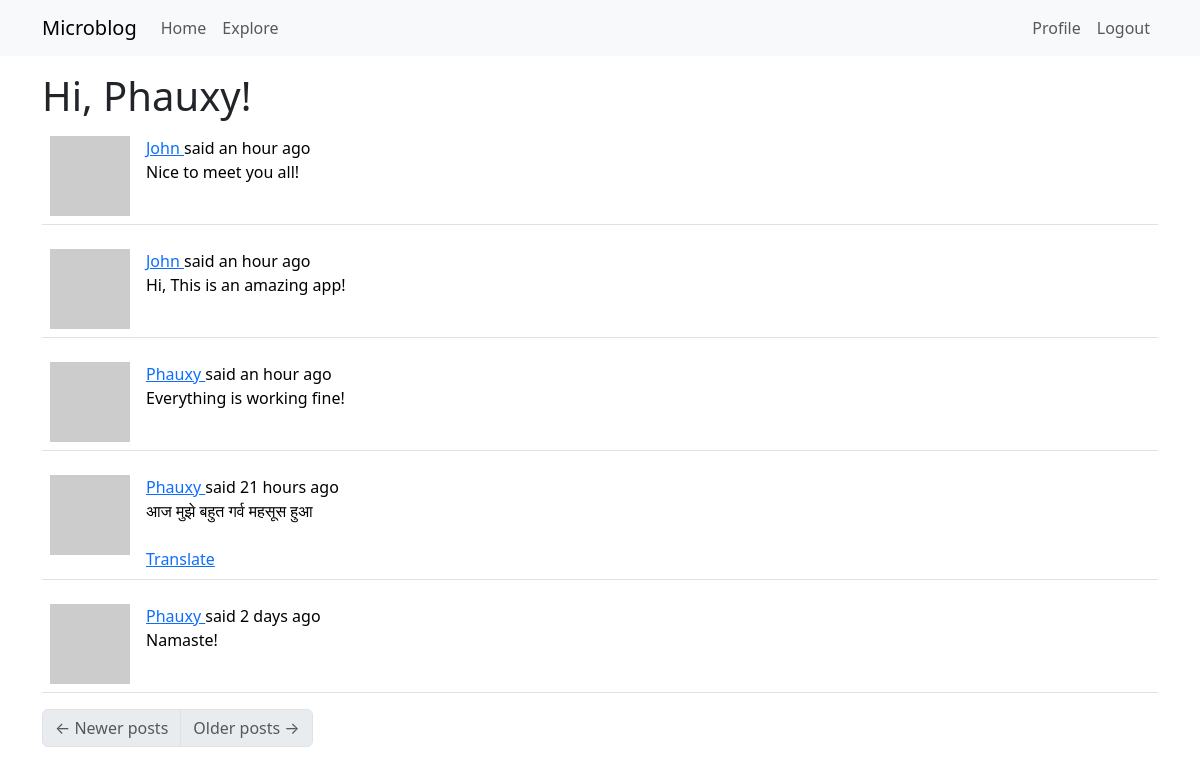
The page /explore (signed in) on the database its author committed.
### app/models.py (models this page shows, shortened)
class User(UserMixin, db.Model):
    id: so.Mapped[int] = so.mapped_column(primary_key=True)
    username: so.Mapped[str] = so.mapped_column(sa.String(64), index=True,
                                                unique=True)
    email: so.Mapped[str] = so.mapped_column(sa.String(120), index=True,
                                             unique=True)
    password_hash: so.Mapped[Optional[str]] = so.mapped_column(sa.String(256))
    posts: so.WriteOnlyMapped['Post'] = so.relationship(
        back_populates='author')
    about_me: so.Mapped[Optional[str]] = so.mapped_column(sa.String(140))
    last_seen: so.Mapped[Optional[datetime]] = so.mapped_column(
        default=lambda: datetime.now(timezone.utc))
    following: so.WriteOnlyMapped['User'] = so.relationship(
        secondary=followers, primaryjoin=(followers.c.follower_id == id),
        secondaryjoin=(followers.c.followed_id == id),
        back_populates='followers'
    )
    followers: so.WriteOnlyMapped['User'] = so.relationship(
        secondary=followers, primaryjoin=(followers.c.followed_id == id),
        secondaryjoin=(followers.c.follower_id == id),
        back_populates='following'
    )
    def avatar(self, size):
        digest = md5(self.email.lower().encode('utf-8')).hexdigest()
        return f'https://www.gravatar.com/avatar/{digest}?d=identicon&s={size}'

class Post(db.Model):
    id: so.Mapped[int] = so.mapped_column(primary_key=True)
    body: so.Mapped[str] = so.mapped_column(sa.String(140))
    timestamp: so.Mapped[datetime] = so.mapped_column(
        index=True, default=lambda: datetime.now(timezone.utc))
    user_id: so.Mapped[int] = so.mapped_column(sa.ForeignKey(User.id),
                                               index=True)
    author: so.Mapped[User] = so.relationship(back_populates='posts')
    language: so.Mapped[Optional[str]] = so.mapped_column(sa.String(5))

### app/main/routes.py (the view)
@bp.route('/explore')
@login_required
def explore():
    page = request.args.get('page', 1, type=int)
    query = sa.select(Post).order_by(Post.timestamp.desc())
    posts = db.paginate(query, page=page,
                        per_page=current_app.config['POSTS_PER_PAGE'], error_out=False)
    next_url = url_for('main.explore', page=posts.next_num) \
        if posts.has_next else None
    prev_url = url_for('main.explore', page=posts.prev_num) \
        if posts.has_prev else None
    return render_template('index.html', title=_('Explore'),
                           posts=posts.items, next_url=next_url,
                           prev_url=prev_url)

### app/__init__.py (called while the page is built)
def get_locale():
    return request.accept_languages.best_match(current_app.config['LANGUAGES'])

### app/main/routes.py (called while the page is built)
@bp.before_request
def before_request():
    if current_user.is_authenticated:
        current_user.last_seen = datetime.now(timezone.utc)
        db.session.commit()
    g.locale = str(get_locale())

### app/models.py (called while the page is built)
@login.user_loader
def load_user(id):
    return db.session.get(User, int(id))

### app/templates/index.html (shortened to what this page needs)
{% extends "base.html" %}
{% import "bootstrap_wtf.html" as wtf %}
{% block content %}
    <h1>{{ _('Hi, %(username)s!', username=current_user.username) }}</h1>
    {% for post in posts %}
        {% include '_post.html' %}
    {% endfor %}
    <nav aria-label="Post navigation">
        <ul class="pagination">
            <li class="page-item{% if not prev_url %} disabled{% endif %}">
                <a class="page-link" href="{{ prev_url }}">
                    <span aria-hidden="true">&larr;</span> {{ _('Newer posts') }}
                </a>
            </li>
            <li class="page-item{% if not next_url %} disabled{% endif %}">
                <a class="page-link" href="{{ next_url }}">
                    {{ _('Older posts') }} <span aria-hidden="true">&rarr;</span>
                </a>
            </li>
        </ul>
    </nav>
{% endblock %}

### app/templates/_post.html (shortened to what this page needs)
    <table class="table table-hover">
        <tr>
            <td width="70px">
                <a href="{{ url_for('main.user', username=post.author.username) }}">
                    <img src="{{ post.author.avatar(70) }}" />
                </a>
            </td>
            <td>
                {{ _('%(username)s said %(when)s',
                    username=user_link, when=moment(post.timestamp).fromNow()) }}
                <br>
                <span id="post{{ post.id }}">{{ post.body }}</span>
                {% if post.language and post.language != g.locale %}
                <br><br>
                <span id="translation{{ post.id }}">
                    <a href="javascript:translate(
                        'post{{ post.id }}',
                        'translation{{ post.id }}',
                        '{{ g.locale }}'
                    );">{{ _('Translate') }}</a>
                </span>
                {% endif %}
            </td>
        </tr>
    </table>

### rows shown on the page
Post: body "Nice to meet you all!"
Post: body "Hi, This is an amazing app!"
Post: body "Everything is working fine!"
Post: body "आज मुझे बहुत गर्व महसूस हुआ"
Post: body "Namaste!"
